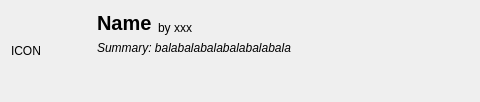
<?xml version="1.0" encoding="UTF-8"?>
<ui version="4.0">
 <class>ModrinthModItemWidget</class>
 <widget class="QWidget" name="ModrinthModItemWidget">
  <property name="geometry">
   <rect>
    <x>0</x>
    <y>0</y>
    <width>480</width>
    <height>92</height>
   </rect>
  </property>
  <property name="windowTitle">
   <string>Form</string>
  </property>
  <layout class="QGridLayout" name="gridLayout">
   <item row="0" column="0" rowspan="2">
    <widget class="QLabel" name="modIcon">
     <property name="sizePolicy">
      <sizepolicy hsizetype="Fixed" vsizetype="Fixed">
       <horstretch>0</horstretch>
       <verstretch>0</verstretch>
      </sizepolicy>
     </property>
     <property name="minimumSize">
      <size>
       <width>80</width>
       <height>80</height>
      </size>
     </property>
     <property name="maximumSize">
      <size>
       <width>80</width>
       <height>80</height>
      </size>
     </property>
     <property name="text">
      <string>ICON</string>
     </property>
     <property name="wordWrap">
      <bool>false</bool>
     </property>
    </widget>
   </item>
   <item row="0" column="1">
    <widget class="QLabel" name="modName">
     <property name="sizePolicy">
      <sizepolicy hsizetype="Preferred" vsizetype="Minimum">
       <horstretch>0</horstretch>
       <verstretch>0</verstretch>
      </sizepolicy>
     </property>
     <property name="font">
      <font>
       <pointsize>15</pointsize>
       <weight>75</weight>
       <bold>true</bold>
      </font>
     </property>
     <property name="text">
      <string>Name</string>
     </property>
     <property name="wordWrap">
      <bool>false</bool>
     </property>
    </widget>
   </item>
   <item row="0" column="2">
    <widget class="QLabel" name="modAuthors">
     <property name="sizePolicy">
      <sizepolicy hsizetype="Expanding" vsizetype="Preferred">
       <horstretch>0</horstretch>
       <verstretch>0</verstretch>
      </sizepolicy>
     </property>
     <property name="text">
      <string>by xxx</string>
     </property>
     <property name="alignment">
      <set>Qt::AlignBottom|Qt::AlignLeading|Qt::AlignLeft</set>
     </property>
    </widget>
   </item>
   <item row="1" column="1" colspan="2">
    <widget class="QLabel" name="modSummary">
     <property name="sizePolicy">
      <sizepolicy hsizetype="Preferred" vsizetype="Expanding">
       <horstretch>0</horstretch>
       <verstretch>0</verstretch>
      </sizepolicy>
     </property>
     <property name="font">
      <font>
       <italic>true</italic>
      </font>
     </property>
     <property name="text">
      <string>Summary: balabalabalabalabalabala</string>
     </property>
     <property name="alignment">
      <set>Qt::AlignLeading|Qt::AlignLeft|Qt::AlignTop</set>
     </property>
     <property name="wordWrap">
      <bool>true</bool>
     </property>
    </widget>
   </item>
  </layout>
 </widget>
 <resources/>
 <connections/>
</ui>
